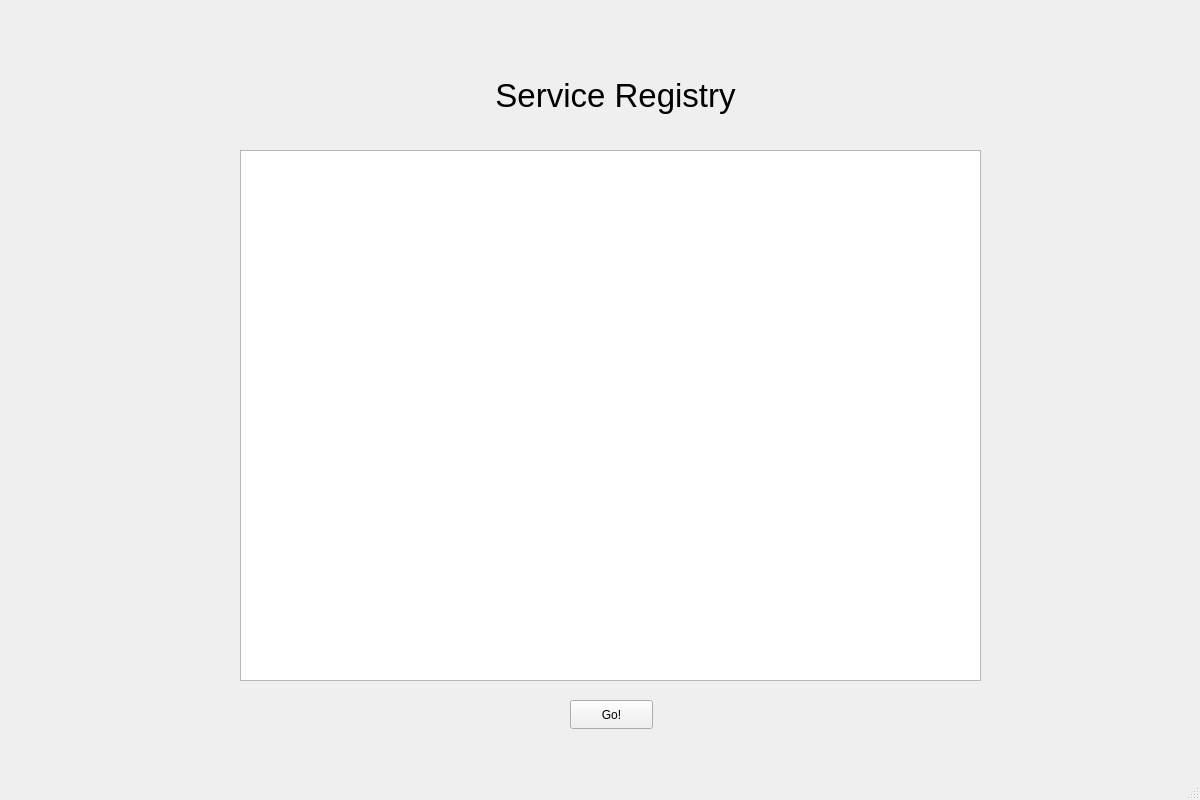
<?xml version="1.0" encoding="UTF-8"?>
<ui version="4.0">
 <class>MainWindow</class>
 <widget class="QMainWindow" name="MainWindow">
  <property name="geometry">
   <rect>
    <x>0</x>
    <y>0</y>
    <width>1200</width>
    <height>800</height>
   </rect>
  </property>
  <property name="windowTitle">
   <string>MainWindow</string>
  </property>
  <widget class="QWidget" name="centralwidget">
   <widget class="QListWidget" name="serviceList">
    <property name="geometry">
     <rect>
      <x>240</x>
      <y>150</y>
      <width>741</width>
      <height>531</height>
     </rect>
    </property>
   </widget>
   <widget class="QLabel" name="label">
    <property name="geometry">
     <rect>
      <x>420</x>
      <y>60</y>
      <width>391</width>
      <height>71</height>
     </rect>
    </property>
    <property name="font">
     <font>
      <pointsize>25</pointsize>
     </font>
    </property>
    <property name="text">
     <string>Service Registry</string>
    </property>
    <property name="alignment">
     <set>Qt::AlignCenter</set>
    </property>
   </widget>
   <widget class="QPushButton" name="goButton">
    <property name="geometry">
     <rect>
      <x>570</x>
      <y>700</y>
      <width>83</width>
      <height>29</height>
     </rect>
    </property>
    <property name="text">
     <string>Go!</string>
    </property>
   </widget>
  </widget>
  <widget class="QStatusBar" name="statusbar"/>
 </widget>
 <resources/>
 <connections/>
</ui>
